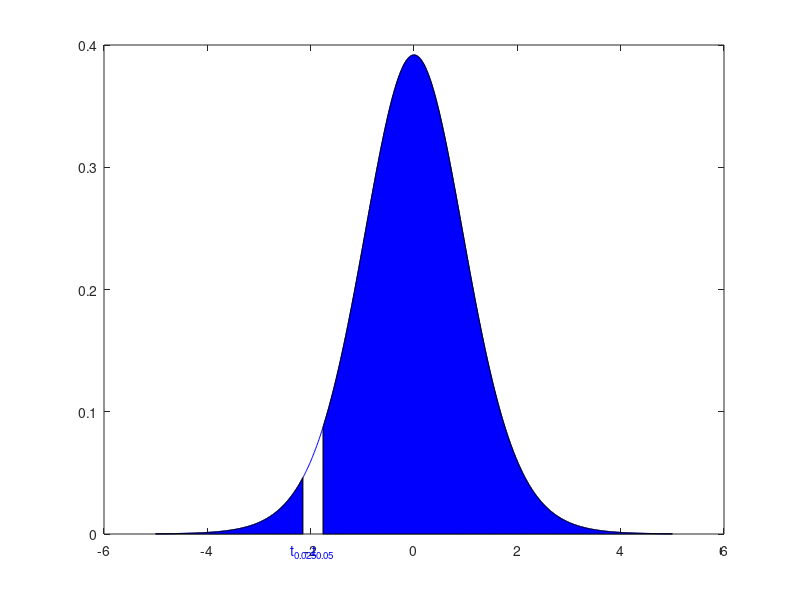

Write MATLAB code to recreate this figure.
function esercizio2
    main;
end

function main
    settings;
    nu=14;
    t_alphaMin=tinv(0.025,nu);
    t_alphaMax=tinv(0.05,nu);
    myPlot(t_alphaMin,t_alphaMax,nu);
    f=@(x)tpdf(x,nu);
    fprintf("P(t_0.025<T<t_0.05)=%s\n",num2str(integral(f,t_alphaMin,t_alphaMax)));
end

function myPlot(t_alphaMin,t_alphaMax,nu)
    x=-5:0.01:5;
    y=tpdf(x,nu);
    plot(x,y,"Color","blue");
    hold on;
    x=-5:0.01:t_alphaMin;
    y=tpdf(x,nu);
    area(x,y,"FaceColor","blue");
    x=t_alphaMax:0.01:5;
    y=tpdf(x,nu);
    area(x,y,"FaceColor","blue");
    text(t_alphaMin,-0.015,"t_0_._0_2_5","Color","blue","HorizontalAlignment","center");
    text(t_alphaMax,-0.015,"t_0_._0_5","Color","blue","HorizontalAlignment","center");
end

function settings
    clear;
    close all;
    commandwindow;
    clc;
end
